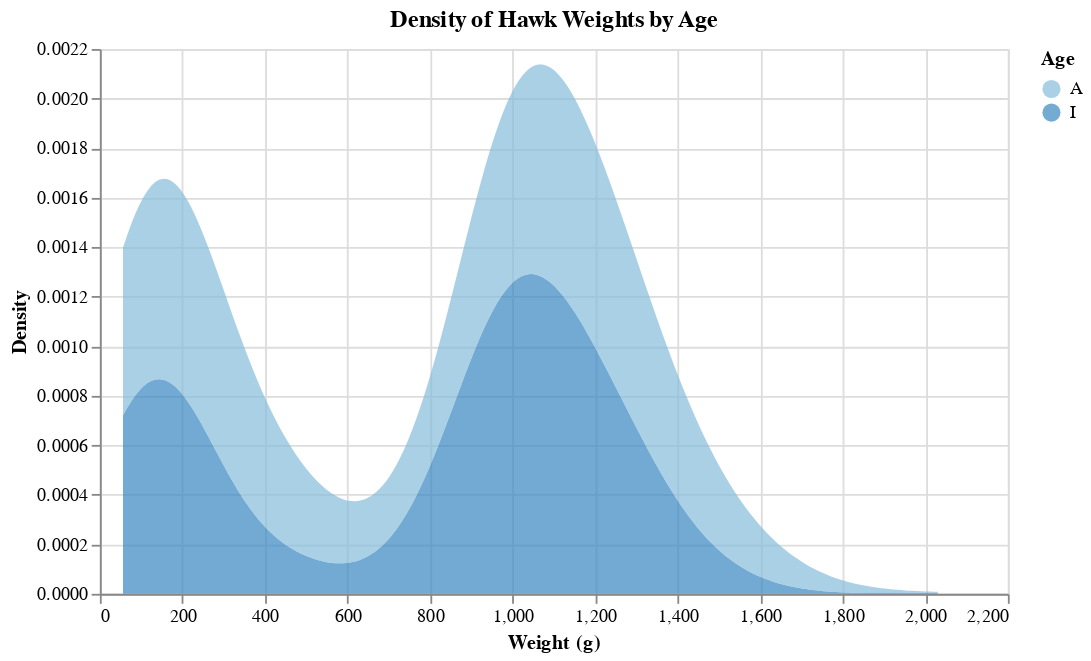

The notebook cell this image was saved under:
### Markdown cell above
<div style="border-left: 5px solid #007BFF; padding: 15px; background-color: #F0F8FF; border-radius: 8px;">

<h2>Density of Hawk Weights by Age</h2>

<p><strong>Exploratory Question:</strong>  
<em>Does age explain the multimodal distribution of hawk weights?</em></p>

<p><strong>VIZ TASK:</strong> Create a density plot of hawk weights, grouped by age, to compare distributions across age categories.</p>

<h3>Chart Specification:</h3>
<ul>
<li>Transform the data using <code>transform_density</code> on <code>weight</code>, grouping by <code>age</code>.</li>
<li>Use <code>mark_area</code> to display smooth density curves.</li>
<li>Encode <code>weight</code> on the <strong>x channel</strong> as <code>quantitative</code>, with the axis title <em>Weight (g)</em>.</li>
<li>Encode <code>density</code> on the <strong>y channel</strong> as <code>quantitative</code>, with the axis title <em>Density</em>.</li>
<li>Encode <code>age</code> on the <strong>color channel</strong> as <code>ordinal</code>, with the legend title <em>Age</em>.</li>
<li>Set the chart <strong>width</strong> to 400 pixels and <strong>height</strong> to 200 pixels.</li>
<li>Give the chart the title <em>Density of Hawk Weights by Age</em>.</li>
</ul>

<h3>Styling Specifications:</h3>
<ul>
<li>Set <code>opacity</code> of the density areas to <code>0.7</code> for overlap visibility.</li>
</ul>

</div>

### Code cell
# Visual hypothesis testing: Does age explain the multimodal pattern?
density_by_age = alt.Chart(hawks_clean).transform_density('weight', groupby = ['age'], as_=['weight', 'density']).mark_area(opacity = 0.7).encode(
                     x = alt.X('weight:Q', title = 'Weight (g)'),
                     y = alt.Y('density:Q', title = 'Density'),
                     color = alt.Color('age:O', title = 'Age'),
                     ).properties(width = 500, height = 300, title = 'Density of Hawk Weights by Age')



density_by_age

### Figure 1 — Vega-Lite specification as saved in the notebook (floating-point values rounded to 4 significant figures; data arrays with more than 128 entries replaced by an {"elided": "..."} marker saying what was removed)
{"config": {"view": {"continuousWidth": 300, "continuousHeight": 300}}, "data": {"name": "data-45f806038489f96c9b0cdefa804361cc"}, "mark": {"type": "area", "opacity": 0.7}, "encoding": {"color": {"field": "age", "title": "Age", "type": "ordinal"}, "x": {"field": "weight", "title": "Weight (g)", "type": "quantitative"}, "y": {"field": "density", "title": "Density", "type": "quantitative"}}, "height": 300, "title": "Density of Hawk Weights by Age", "transform": [{"density": "weight", "groupby": ["age"], "as": ["weight", "density"]}], "width": 500, "$schema": "https://vega.github.io/schema/vega-lite/v5.20.1.json", "datasets": {"data-45f806038489f96c9b0cdefa804361cc": {"elided": "908 records"}}}
